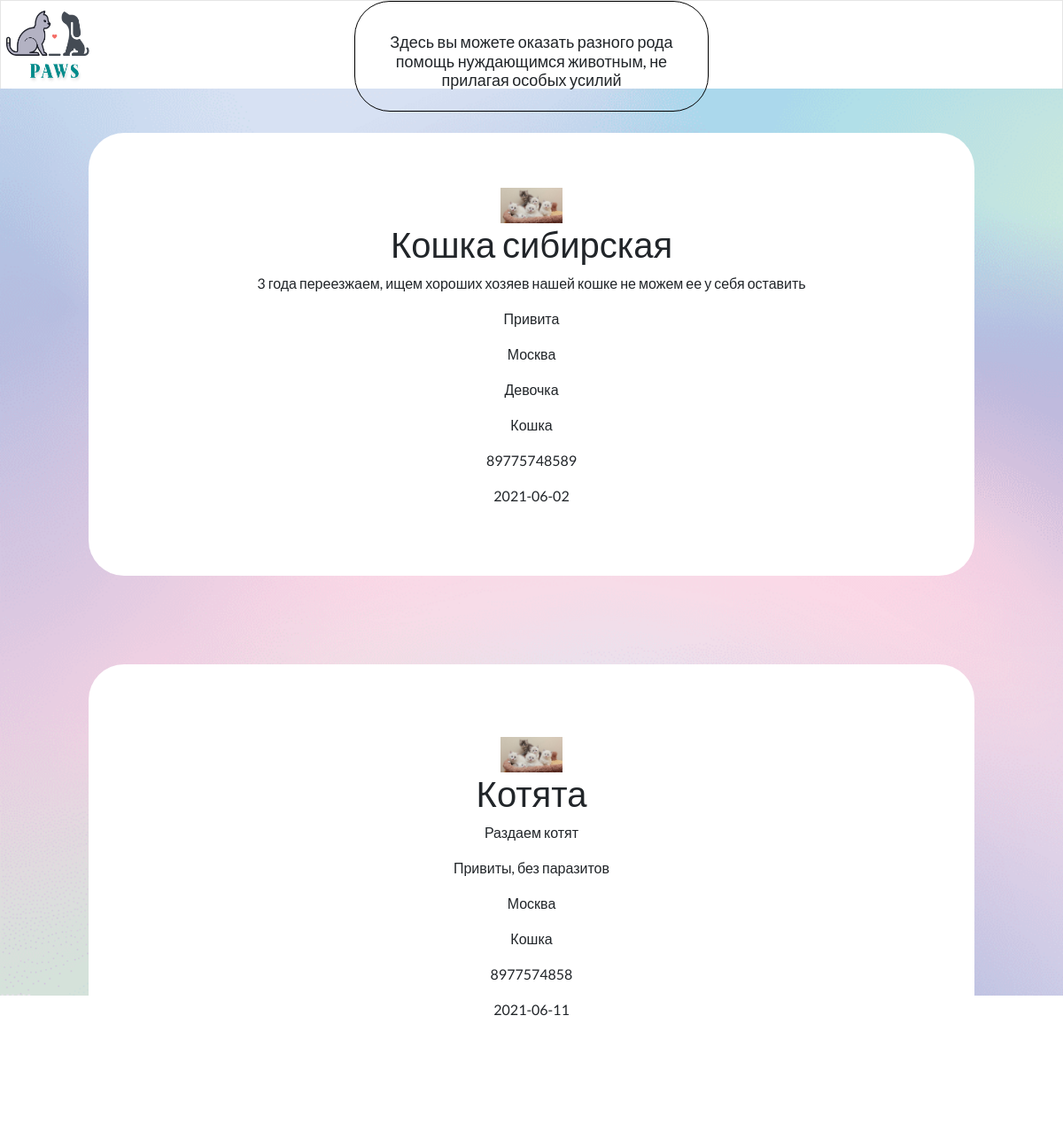
Screenshot of /crud/Ads/fullad.php with the database file from the repository.
### tables this page shows
CREATE TABLE `ads` (
  `id` int(11) NOT NULL,
  `name` varchar(255) DEFAULT NULL,
  `description` text,
  `features` varchar(255) DEFAULT NULL,
  `photo` longblob,
  `city` varchar(255) DEFAULT NULL,
  `type` varchar(255) DEFAULT NULL,
  `gender` varchar(255) DEFAULT NULL,
  `phone` varchar(12) DEFAULT NULL,
  `publication date` date DEFAULT NULL,
  `id category` tinyint(4) DEFAULT NULL
);

### crud/Ads/fullad.php (the view, shortened to what this page needs)
<!DOCTYPE html>
<html lang="en">
    <head>
        <link rel="stylesheet" href="ad.css">
        <link href="https://cdn.jsdelivr.net/npm/bootstrap@5.0.1/dist/css/bootstrap.min.css" rel="stylesheet">
    </head>
    <body>
        <header>
            <nav role='navigation'>
                <div>
                    <image src="/assets/logo.png" class="logo"</image>
                </div>
                <div class="WrapperForMainTitle">
                    <h1 class="MainTitle">
Здесь вы можете оказать разного рода помощь нуждающимся животным, не  прилагая особых  усилий
</h1></div>
            </nav>
        </header>
        <section>
            <?php
            $connect = mysqli_connect('localhost', 'root',
                'root', 'crud');
            $Ads = mysqli_query ($connect," SELECT * FROM `Ads` ");
            $Ads =mysqli_fetch_all($Ads);
            foreach ($Ads as $ad) {
                ?>
                <div class="WrapperForCard">
                    <div  class="Card">
                        <div class="InCard">
                            <img src="/assets/kitr.jpg" width="70" align="top">
                            <h1><?= $ad[1] ?></h1>
                            <p><?= $ad[2] ?></p>
                            <p><?= $ad[3] ?></p>
                            <p><?= $ad[5] ?></p>
                            <p><?= $ad[7] ?></p>
                            <p><?= $ad[6] ?></p>
                            <p><?= $ad[8] ?></p>
                            <p class="data"><?= $ad[9] ?></p>
                        </div>
                    </div>
                </div>
                <?php
            }
            ?>
        </section>
    </body>
</html>

### crud/Ads/ad.css (style rules this page uses)
*, *:before, *:after { -webkit-box-sizing: border-box; -moz-box-sizing: border-box; box-sizing: border-box; padding: 0; margin: 0; font-family: 'Lato', sans-serif; }
header { height: 100px; width: 100%; margin: 0px; padding: 0px; }
.logo { height: 100px; width: 100px; }
.WrapperForMainTitle { display: flex; justify-content: center; border: 1px solid black; border-radius: 40px; }
.MainTitle { font-size: 18px; padding: 15px; margin-top: 20px; text-align: center; }
nav { display: grid; grid-template-columns: 1fr 1fr 1fr; top: 0; left: 0; width: 100%; background: #fff; box-shadow: 0 3px 10px -2px rgba(0,0,0,.1); border: 1px solid rgba(0,0,0,.1); }
section { height: 1024px; width: 100%; margin: 0px; padding: 0px; background: url(/assets/bg.png); background-size: cover; }
.WrapperForCard { display: flex; justify-content: center; align-content: center; align-items: center; padding: 50px; }
.Card { display: flex; flex-flow: column; justify-content: center; align-items: center; align-content: center; height: 500px; width: 1000px; border: 1px solid black; background: #ffff; border-radius: 40px; border-style: none; transition: 0.5s; text-align: center; }

### rows the page displays
ads: name "Кошка сибирская", description "3 года переезжаем, ищем хороших хозяев нашей кошке не можем ее у себя оставить", features "Привита", city "Москва", gender "Девочка", type "Кошка", phone "89775748589", publication date "2021-06-02"
ads: name "Котята", description "Раздаем котят", features "Привиты, без паразитов", city "Москва", type "Кошка", phone "8977574858", publication date "2021-06-11"
